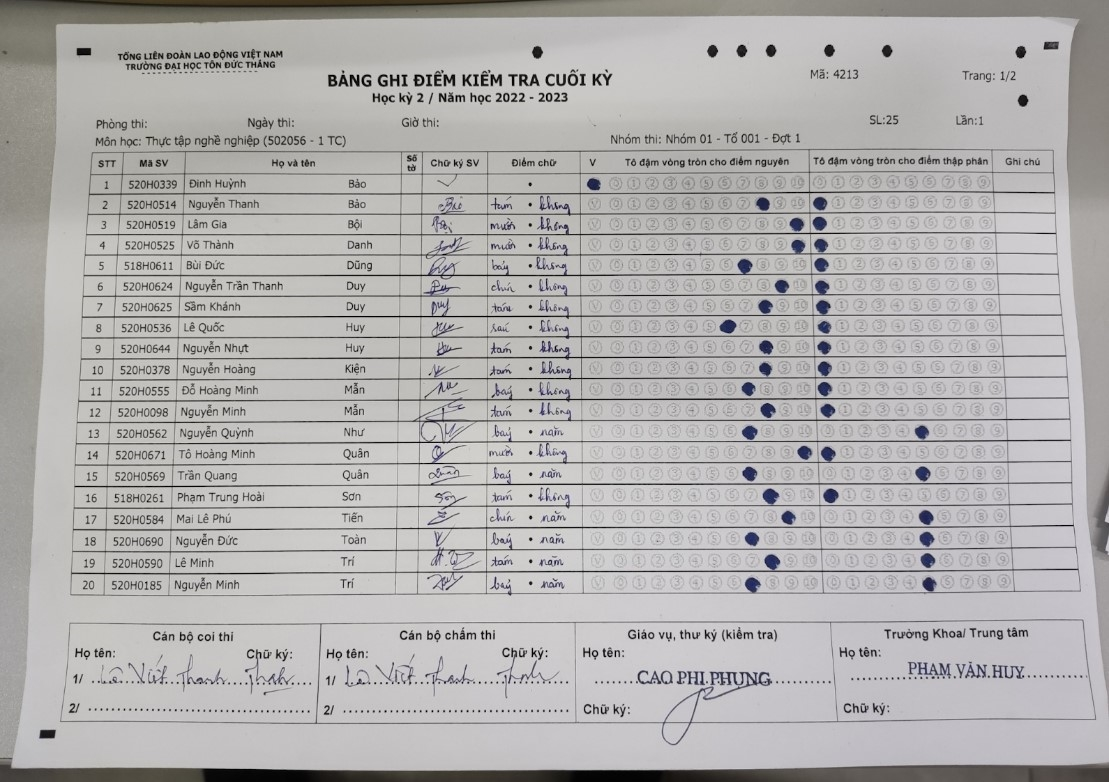
#> input picture Transcript-recognition/transcript.jpg, 1109 x 782 px
$ jupyter execute main.ipynb
#> lines starting #> are read from the running program, lines starting #| are printed output that depends on the picture; after the words box and inside, x2 and y2 are one past the last pixel; in counts of white or black regions, pixels touching at a corner belong together
[cell 1]
import cv2
import numpy as np
from imutils import perspective
import matplotlib.pyplot as plt
import pytesseract
import math

[cell 2]
# pytesseract.pytesseract.tesseract_cmd = r'C:\Program Files\Tesseract-OCR\tesseract.exe'

[cell 3]
path = "transcript.jpg"
width = 600
height = 800

[cell 4]
img = cv2.imread(path)
#> img is the input picture: shape (782, 1109, 3); mean B, G, R 174.9, 175.3, 176.9
img = cv2.resize(img, (width, height))
#> img: shape (800, 600, 3)
img_gray = cv2.cvtColor(img, cv2.COLOR_BGR2GRAY)
img_blur = cv2.GaussianBlur(img_gray, (3, 3), 1)
img_canny = cv2.Canny(img_blur, 10, 70)
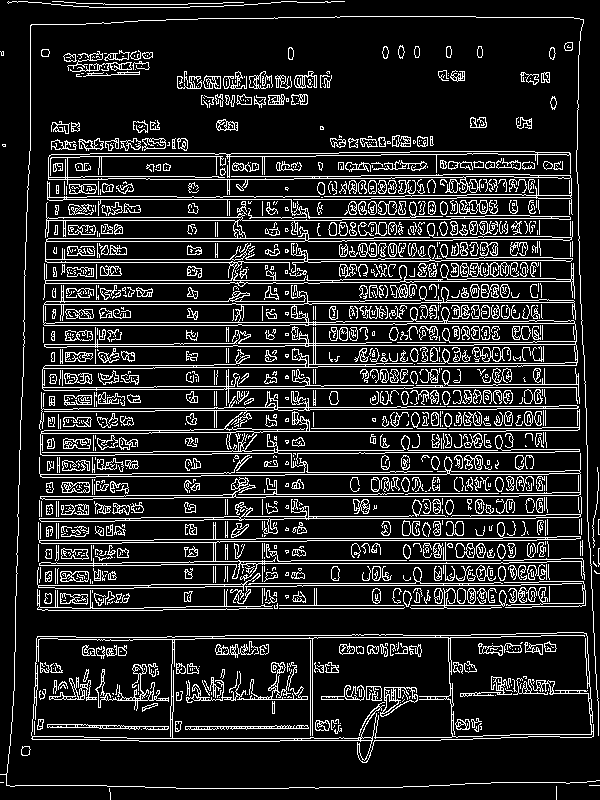
#> img_canny: shape (800, 600); 14.9% white in thin lines or dots
kernel = np.ones((3, 3), np.uint8)
img_dilated = cv2.dilate(img_canny, kernel, iterations=1)
#> img_dilated: shape (800, 600); 42.1% white; 91 white regions, largest, box (x1, y1, x2, y2) and area: (36, 137, 587, 612) 150607, (30, 631, 595, 764) 22210, (0, 15, 600, 800) 8616

img_equalized = cv2.equalizeHist(img_gray)
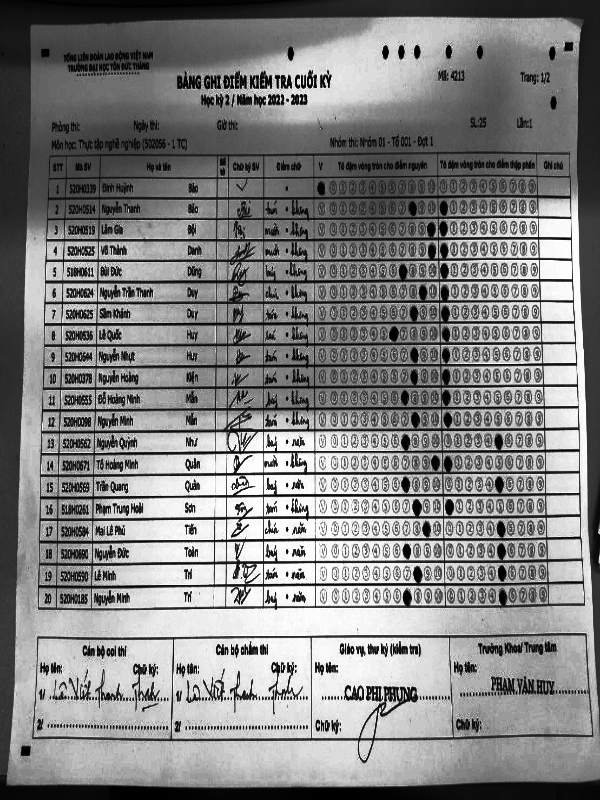
#> img_equalized: shape (800, 600); min 0, max 255, mean 130.2


img_adaptive_thresh = cv2.adaptiveThreshold(img_equalized, 255, cv2.ADAPTIVE_THRESH_GAUSSIAN_C, cv2.THRESH_BINARY, 11, 2)
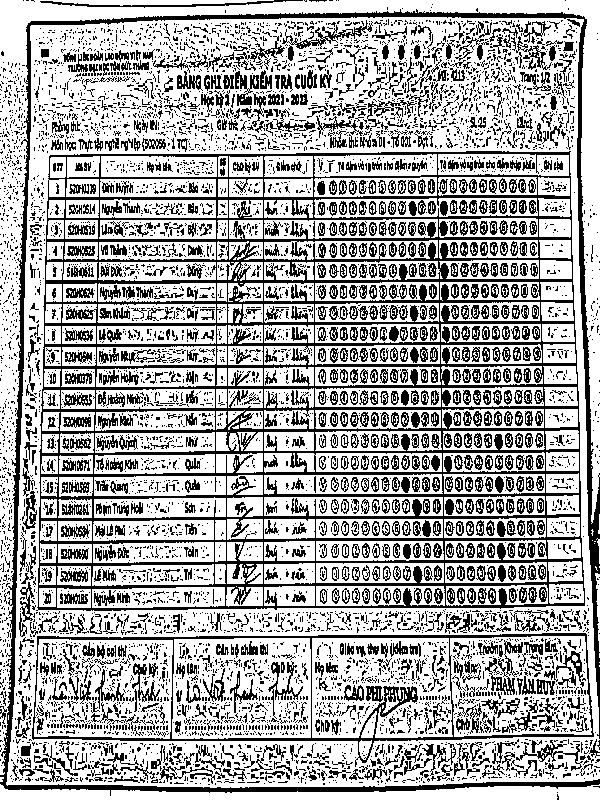
#> img_adaptive_thresh: shape (800, 600); 66.3% white; black in thin lines or dots

kernel_sharpening = np.array([[-1,-1,-1],
                              [-1, 9,-1],
                              [-1,-1,-1]])
img_sharpened = cv2.filter2D(img_adaptive_thresh, -1, kernel_sharpening)

[cell 5]
# Find contours
contours, hierarchy = cv2.findContours(img_sharpened, cv2.RETR_TREE, cv2.CHAIN_APPROX_SIMPLE)
#> contours = 11584 contours, 9828 with area under 20; largest, box (x1, y1, x2, y2) and area: (6, 17, 600, 788) 430794, (36, 150, 586, 612) 244217, (31, 632, 595, 764) 58848, (0, 0, 600, 775) 26290, (172, 638, 311, 739) 13524

filtered_contour_area = []
# Draw contours on an image for visualization
cont_img = img.copy()
# cv2.drawContours(cont_img, contours, -1, (0, 255, 0), 2)
for contour in contours:
    area = cv2.contourArea(contour)
    if area > 250:
        filtered_contour_area.append(contour)
#> this loop made 11584 passes
#> area on passes 1, 14, 31: 5414, 119, 430794
#> after the loop, filtered_contour_area = 190 contours; largest, box (x1, y1, x2, y2) and area: (6, 17, 600, 788) 430794, (36, 150, 586, 612) 244217, (31, 632, 595, 764) 58848, (0, 0, 600, 775) 26290, (172, 638, 311, 739) 13524

cv2.drawContours(cont_img, filtered_contour_area, -1, (0, 255, 0), 2)
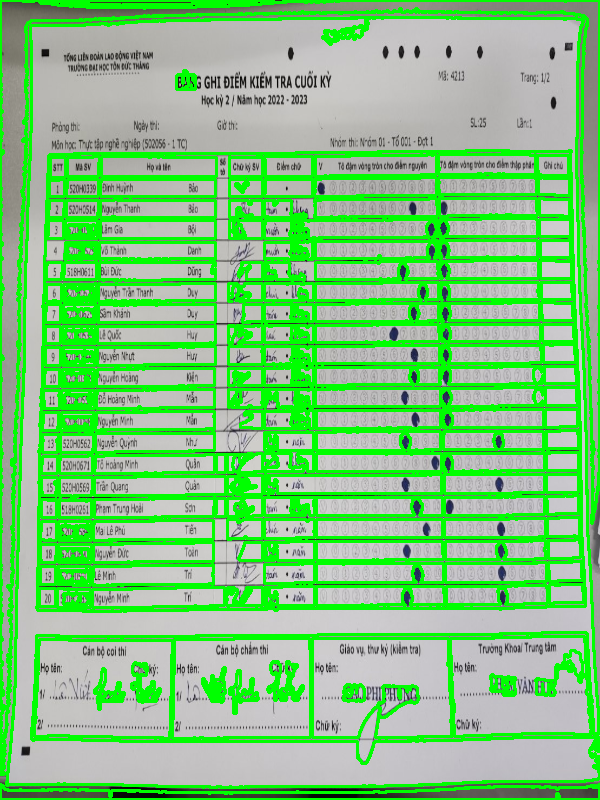
#> cont_img: shape (800, 600, 3); mean B, G, R 126.1, 199.1, 127.4
cont_img_rgb = cv2.cvtColor(cont_img, cv2.COLOR_BGR2RGB)

plt.figure(figsize=(25, 10))

plt.imshow(cv2.cvtColor(cont_img_rgb, cv2.COLOR_BGR2RGB))
plt.title('Contoured image')
plt.axis('off')

[cell 6]
# Find the second largest contour
contour_areas = [(cv2.contourArea(contour), i) for i, contour in enumerate(contours)]
#> contour_areas = 11584 pairs, first value 0 to 430794, second value 0 to 11583
contour_areas.sort(reverse=True)
second_largest_contour_index = contour_areas[1][1]
#> second_largest_contour_index = 3619
second_largest_contour = contours[second_largest_contour_index]
#> second_largest_contour = contour of 180 points, box (x1, y1, x2, y2) (36, 150, 586, 612), area 244217

# Approximate the contour's shape with fewer vertices
epsilon = 0.03 * cv2.arcLength(second_largest_contour, True)
#> epsilon = 62.64
corners = cv2.approxPolyDP(second_largest_contour, epsilon, True)
#> corners = [[571, 151], [584, 606], [37, 609], [50, 154]]

#sort corner, rotate left 90 degrees
center = (width // 2, height // 2)
angles = np.arctan2(corners[:, 0, 1] - center[1], corners[:, 0, 0] - center[0])
#> angles = [-0.743, 0.628, 2.47, -2.36]
sorted_indices = np.argsort(angles)
#> sorted_indices = [3, 0, 1, 2]
sorted_corners = corners[sorted_indices]
#> sorted_corners = [[50, 154], [571, 151], [584, 606], [37, 609]]

output_size = np.float32([[0, 0], [width, 0], [width, height], [0, height]])
sorted_corners = np.float32(sorted_corners[:, 0, :])

# Calculate the perspective transformation matrix
matrix = cv2.getPerspectiveTransform(sorted_corners, output_size)
#> matrix = [[1.17, 0.0335, -63.76], [0.0108, 1.88, -289.8], [1.25e-06, 0.000112, 1]]
warped_image = cv2.warpPerspective(img, matrix, (width, height))

[cell 7]
#Display result
plt.figure(figsize=(25, 10))

plt.subplot(1, 3, 2)
plt.imshow(cv2.cvtColor(warped_image, cv2.COLOR_BGR2RGB))
plt.title('Score board warped')
plt.axis('off')

canvas = img.copy()
cv2.drawContours(canvas, [sorted_corners.astype(int)], -1, (0, 255, 0), 2)
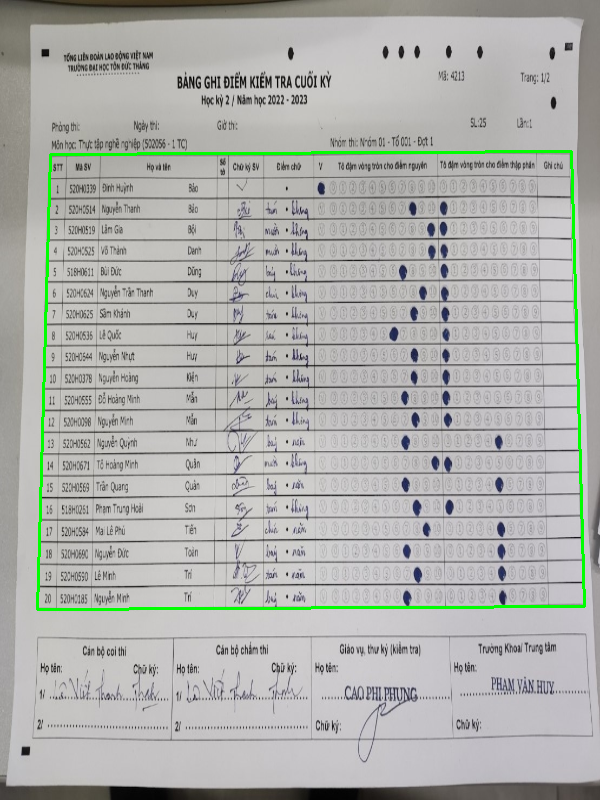
#> canvas: shape (800, 600, 3); mean B, G, R 172.7, 176.2, 174.6

plt.subplot(1, 3, 3)
plt.imshow(canvas)
plt.title('Contour')
plt.axis('off')
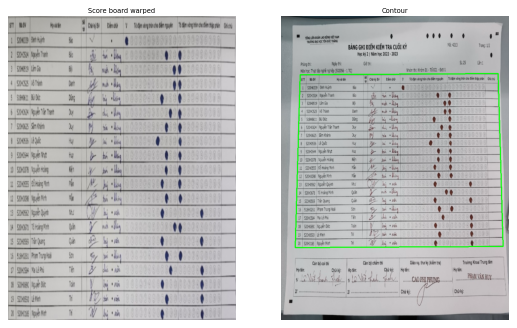
#> figure drawn by matplotlib, 2 panels; B, G, R data is drawn as R, G, B

[cell 8]
# [17 lines of commented-out code are left out]

[cell 9]
image = warped_image.copy()

gray = cv2.cvtColor(image, cv2.COLOR_BGR2GRAY)
thresh = cv2.threshold(gray, 0, 255, cv2.THRESH_BINARY_INV + cv2.THRESH_OTSU)[1]
#> thresh: shape (800, 600); 16.6% white; 700 white regions (404 under 20 px), largest, box (x1, y1, x2, y2) and area: (0, 277, 600, 511) 15929, (0, 0, 599, 135) 9412, (0, 163, 598, 225) 3099

# Find number of rows
horizontal_kernel = cv2.getStructuringElement(cv2.MORPH_RECT, (25,1))
horizontal = cv2.morphologyEx(thresh, cv2.MORPH_OPEN, horizontal_kernel, iterations=2)
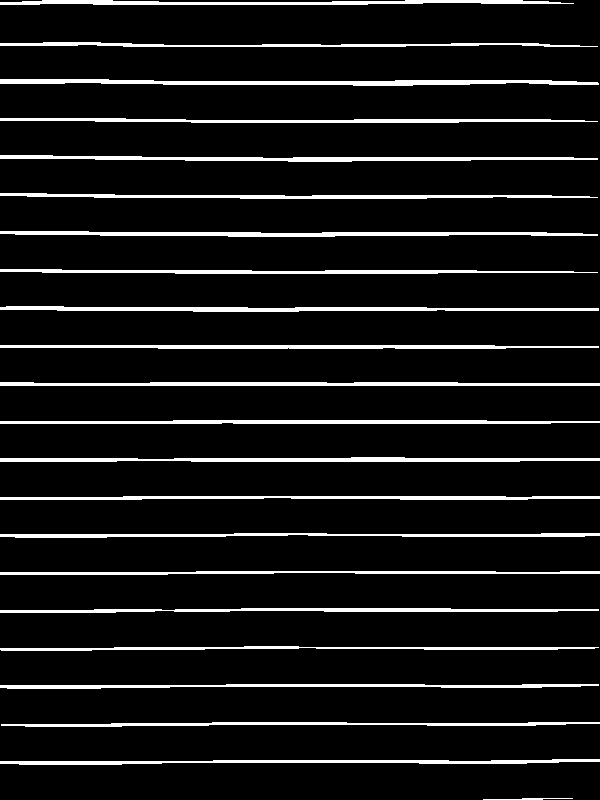
#> horizontal: shape (800, 600); 8.6% white; 22 white regions
cnts = cv2.findContours(horizontal, cv2.RETR_EXTERNAL, cv2.CHAIN_APPROX_SIMPLE)
#> cnts = 22 contours; largest, box (x1, y1, x2, y2) and area: (0, 79, 599, 86) 1950, (0, 306, 599, 312) 1675, (0, 231, 598, 237) 1664, (0, 457, 600, 462) 1662, (0, 155, 598, 162) 1590
cnts = cnts[0] if len(cnts) == 2 else cnts[1]
rows = 0

for c in cnts:
    cv2.drawContours(image, [c], -1, (36,255,12), 2)
    rows += 1
#> this loop made 22 passes
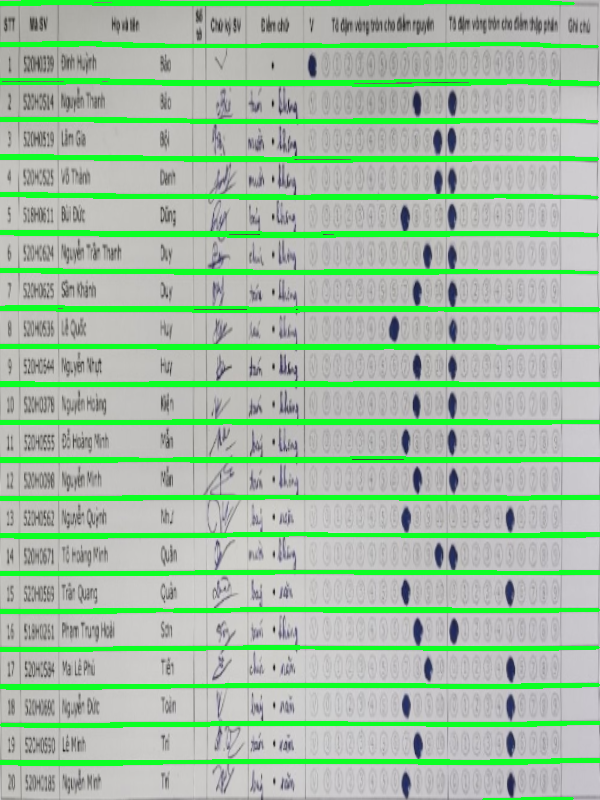
#> image: shape (800, 600, 3); mean B, G, R 162.6, 192.6, 160.4
#> after the loop, rows = 22
rows
#> Out = 22

[cell 10]
image = warped_image.copy()

num_rows = rows - 1
#> num_rows = 21
num_circles = 10
circle_radius = 15
circle_spacing = 3

# pytesseract_config = r'--oem 3 --psm 7'

row_height = image.shape[0] // num_rows
#> row_height = 38


for row_index in range(1, num_rows):

    y_start = row_index * row_height
    y_end = y_start + row_height

    row_image = image[y_start:y_end, :]

    row_gray = cv2.cvtColor(row_image, cv2.COLOR_BGR2GRAY)

    # Apply adaptive thresholding
    _, thresholded_row = cv2.threshold(row_gray, 100, 50, cv2.THRESH_BINARY_INV)
    dot_contours, _ = cv2.findContours(thresholded_row, cv2.RETR_EXTERNAL, cv2.CHAIN_APPROX_SIMPLE)

    # Find the minimum enclosing circle for each dot contour
    circles = []
    for dot_contour in dot_contours:
        (x, y), radius = cv2.minEnclosingCircle(dot_contour)
        #dots range only
        if (300 <= x <= 525) and (20 < y < 30):
            circles.append((x, y, radius))
    # print(len(circles))
    integer_thresholds = {1: (300, 315), 2: (315, 330), 3: (330, 345), 4: (345, 360), 5: (360, 375), 6: (375, 395), 7: (395, 407), 8: (407, 420), 9: (420, 435), 10: (435, 450)}
    decimal_thresholds = {1: (455, 460), 2: (460, 475), 3: (475, 490), 4: (490, 505), 5: (505, 520), 6: (520, 535), 7: (535, 550), 8: (550, 565), 9: (565, 580), 10: (580, 595)}
    int_score = 0
    dec_score = 0

    #do not have the decimal part
    if len(circles) == 1:
        x1, y1, r1 = circles[0]
        for k, v in integer_thresholds.items():
                if v[0] <= x1 <= v[1]:
                    int_score = k
                    break
    #otherwise
    elif len(circles) == 2:
        x1, y1, r1 = circles[0]
        x2, y2, r2 = circles[1]

        if x1 > x2: x1, x2 = x2, x1
        print(x1, x2)
        for k, v in integer_thresholds.items():
                if v[0] <= x1 <= v[1]:
                    int_score = k
                    break
        for k, v in decimal_thresholds.items():
            if v[0] <= x2 <= v[1]:
                dec_score = k
                break


    # Filter out the circles that are smaller than a threshold
    min_threshold, max_threshold = 9, 14
    mark_circles = [circle for circle in circles if circle[2] > min_threshold and circle[2] < max_threshold]

    score = []
    # Draw circles
    for x, y, radius in mark_circles:
        cv2.circle(row_image, (int(x), int(y)), int(radius), (0, 255, 0), 2)
        # print((x, y))

    plt.imshow(cv2.cvtColor(row_image, cv2.COLOR_BGR2RGB))
    plt.title(f'Row {row_index}, score = {int_score + dec_score / 10}')
    plt.axis('off')
    plt.show()
#> this loop made 20 passes
#> (y_start, y_end) on passes 1 to 12: (38, 76), (76, 114), (114, 152), (152, 190), (190, 228), (228, 266), (266, 304), (304, 342), (342, 380), (380, 418), (418, 456), (456, 494)
#> pass 1, `plt.show()`:
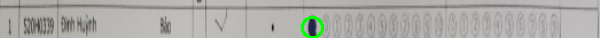
#> shown: shape (38, 600, 3); mean R, G, B 170.8, 171.8, 167.3
#> after the loop:
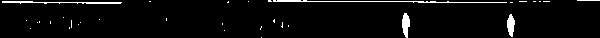
#> thresholded_row: shape (38, 600); values 0 (black) and 50 (white), 3.7% white; 33 white regions (28 under 20 px), largest, box (x1, y1, x2, y2) and area: (273, 0, 507, 3) 282, (2, 1, 122, 4) 194, (402, 13, 410, 38) 140, (507, 14, 515, 37) 127, (577, 0, 600, 1) 23
